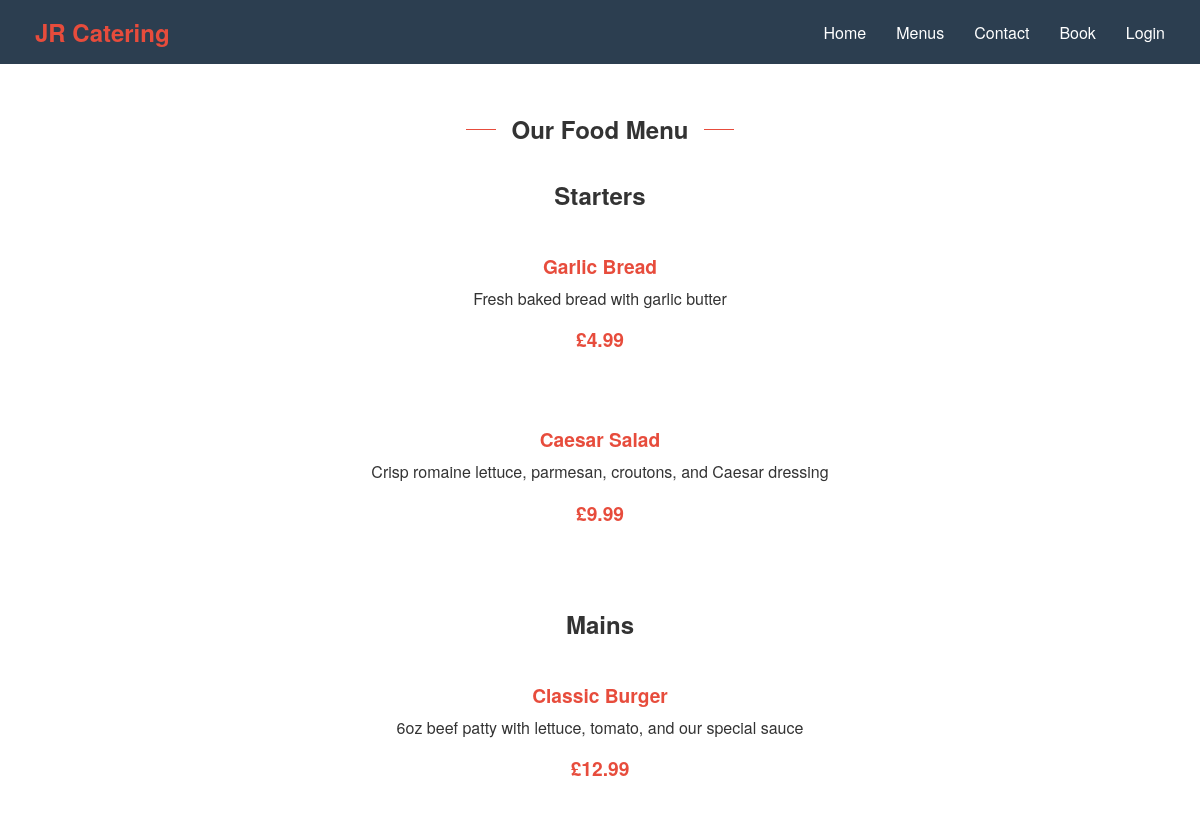
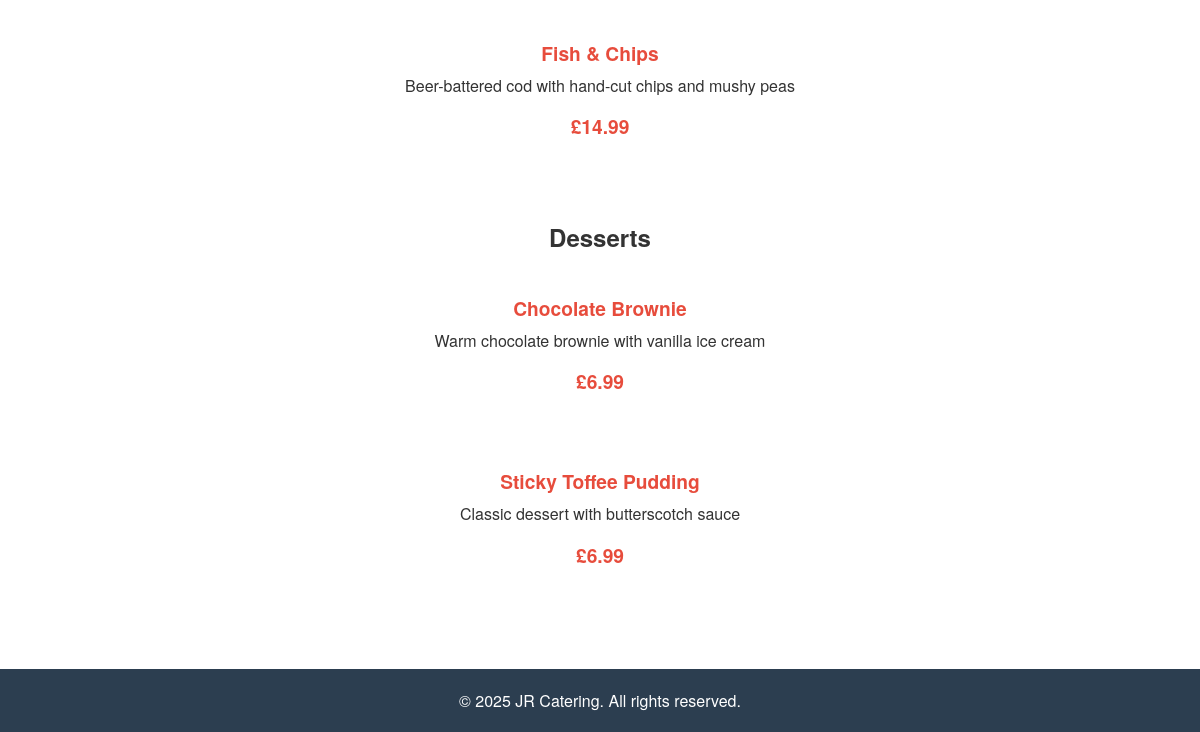
/food-menu/, run on an earlier commit of the app's database (2 pictures, top to bottom).
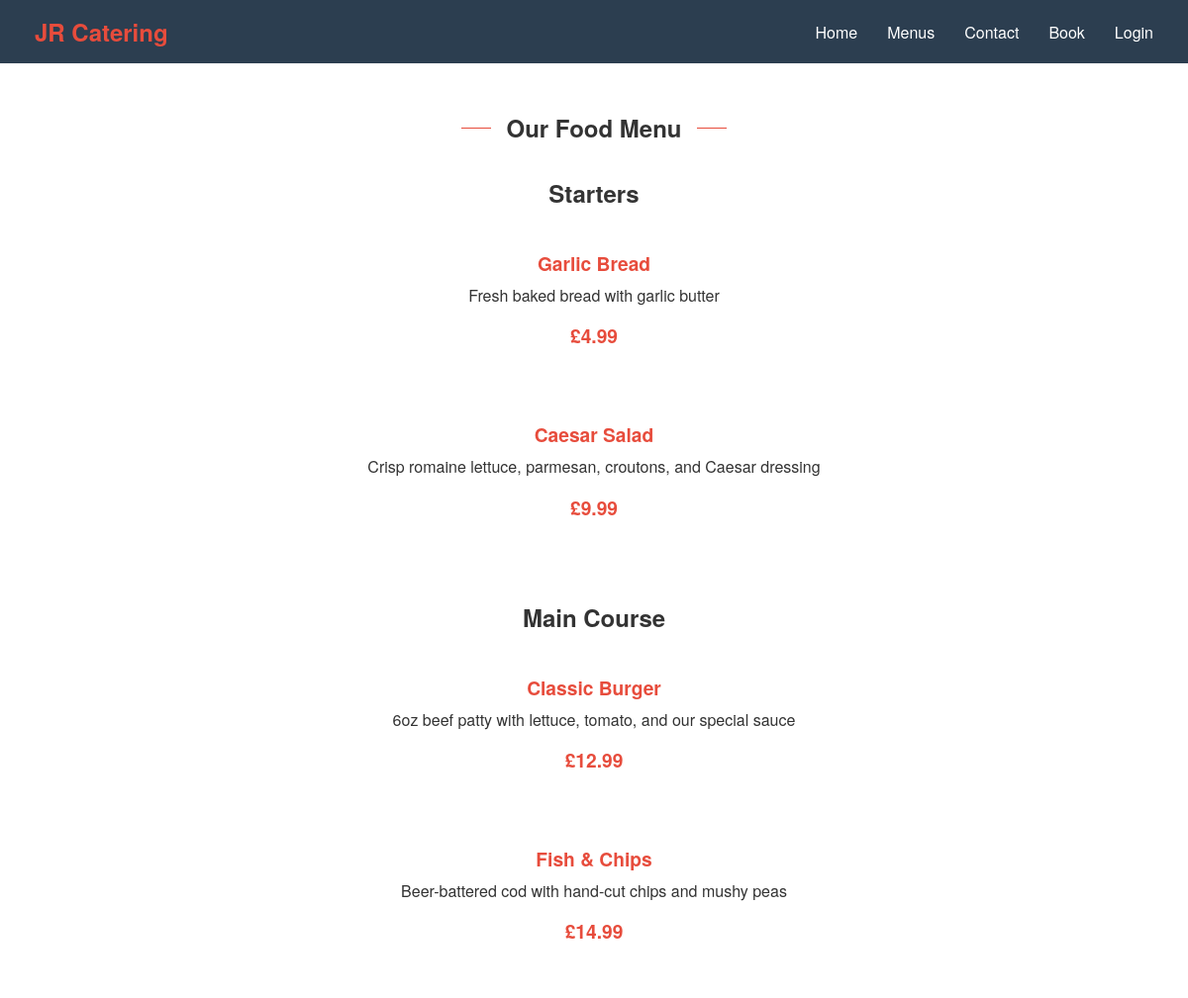
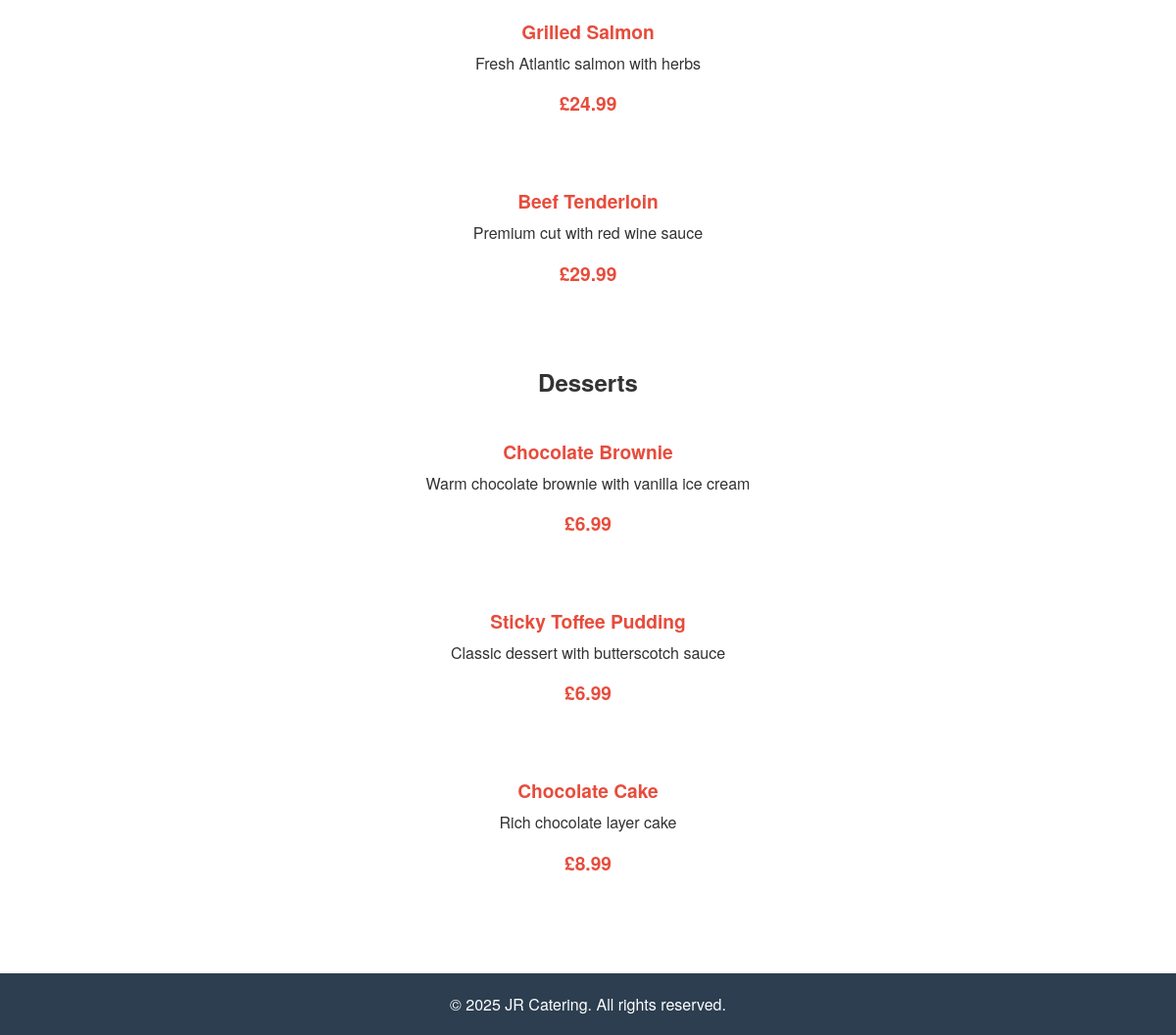
And on a later commit of the database (2 pictures, top to bottom).
### catering/models.py (models this page shows, shortened)
class FoodItem(models.Model):
    name = models.CharField(max_length=100)
    category = models.CharField(max_length=50)
    price = models.DecimalField(max_digits=6, decimal_places=2)
    description = models.TextField(blank=True)

### catering/views.py (the view)
# urls.py: path('food-menu/', food_menu, name='food_menu'),
def food_menu(request):
    logger.debug(f"Food_menu - User authenticated: {request.user.is_authenticated}")
    food_items = FoodItem.objects.all()
    menu_items = {}
    for item in food_items:
        menu_items.setdefault(item.category, []).append(item)
    if not food_items:
        messages.info(request, 'No food items available yet.')
    return render(request, 'food_menu.html', {'menu_items': menu_items})

### templates/food_menu.html (shortened to what this page needs)
{% extends 'base.html' %}
{% load static %}
{% block content %}
<div class="menu-container">
    <div class="section-title">
        <span class="line"></span>
        <h2>Our Food Menu</h2>
        <span class="line"></span>
    </div>
    {% if menu_items %}
        {% for category, items in menu_items.items %}
            <section class="menu-section">
                <h2>{{ category }}</h2>
                <div class="menu-items">
                    {% for item in items %}
                        <div class="menu-item">
                            <h3>{{ item.name }}</h3>
                            <p>{{ item.description }}</p>
                            <p class="price">£{{ item.price }}</p>
                        </div>
                    {% endfor %}
                </div>
            </section>
        {% endfor %}
    {% else %}
        <div class="no-menu-items">
            <p>No food items available at the moment. Please check back later!</p>
        </div>
    {% endif %}
</div>
{% endblock %}

### templates/base.html (shortened to what this page needs)
{% load static %}
<!DOCTYPE html>
<html lang="en">
<head>
    <link rel="stylesheet" href="{% static 'css/style.css' %}">
</head>
<body>
    <header>
        <div class="header-content">
            <a href="{% url 'index' %}" id="logo">JR Catering</a>
            <nav>
                <ul class="nav-links">
                    <li><a href="{% url 'index' %}">Home</a></li>
                    <li class="dropdown">
                        <a href="#">Menus</a>
                    </li>
                    <li><a href="{% url 'contact' %}">Contact</a></li>
                    {% if user.is_authenticated %}
                        <li><a href="{% url 'book' %}">Bookings</a></li>
                        {% if user.is_staff %}
                            <li class="dropdown">
                                <a href="#">Admin</a>
                                <div class="dropdown-content">
                                    <a href="/admin/">Django Admin</a>
                                </div>
                            </li>
                        {% endif %}
                        <li><a href="{% url 'logout' %}">Logout</a></li>
                    {% else %}
                        <li><a href="{% url 'login' %}">Book</a></li>
                        <li><a href="{% url 'login' %}">Login</a></li>
                    {% endif %}
                </ul>
            </nav>
        </div>
    </header>
    <main>
        {% block content %}{% endblock %}
    </main>
    <footer>
        <p>© 2025 JR Catering. All rights reserved.</p>
    </footer>
</body>
</html>

### static/css/style.css (style rules this page uses)
:root { --primary-color: #2c3e50; --secondary-color: #ecf0f1; --accent-color: #e74c3c; --hover-color: #c0392b; --background-color: #ffffff; --text-color: #333333; }
* { margin: 0; padding: 0; box-sizing: border-box; }
html, body { height: 100%; }
body { font-family: 'Helvetica Neue', Arial, sans-serif; overflow-x: hidden; display: flex; flex-direction: column; min-height: 100vh; background-color: var(--background-color); color: var(--text-color); }
main { flex: 1 0 auto; text-align: center; padding: 0 20px; background-color: var(--background-color); }
main p { max-width: 600px; margin: 0 auto; line-height: 1.6; }
header { background-color: var(--primary-color); padding: 15px; position: fixed; top: 0; width: 100%; z-index: 100; }
.header-content { display: flex; justify-content: space-between; align-items: center; max-width: 1200px; margin: 0 auto; padding: 0 20px; position: relative; }
#logo { font-size: 24px; font-weight: bold; color: var(--accent-color); text-decoration: none; }
nav { display: flex; align-items: center; }
.nav-links { display: none; position: absolute; top: 100%; right: 0; width: 200px; background-color: var(--primary-color); padding: 15px; border-radius: 8px; box-shadow: 0 4px 6px rgba(0, 0, 0, 0.1); border: none; list-style: none; text-align: center; z-index: 1000; }
.nav-links li { padding: 12px 0; border-bottom: 1px solid var(--secondary-color); list-style-type: none; }
.nav-links li:last-child { border-bottom: none; }
.nav-links a { display: block; padding: 5px 0; color: white; text-decoration: none; transition: color 0.3s ease; text-align: center; outline: none; }
.dropdown { position: relative; }
.menu-container { margin: 0 auto; text-align: center; background-color: var(--background-color); }
.menu-section { margin-bottom: 2rem; padding-bottom: 1rem; }
.menu-section h2 { color: var(--text-color); margin-bottom: 1.5rem; font-size: 1.5rem; }
.menu-items { display: flex; flex-direction: column; gap: 1.5rem; margin-top: 1rem; }
.menu-item { background: var(--background-color); padding: 1rem; text-align: center; }
.menu-item h3 { color: var(--accent-color); margin-bottom: 0.5rem; font-size: 1.2rem; }
.menu-item p { color: var(--text-color); margin-bottom: 1rem; font-size: 1rem; line-height: 1.4; }
.menu-item .price { display: block; color: var(--accent-color); font-weight: bold; font-size: 1.2rem; }
.section-title { display: flex; align-items: center; justify-content: center; margin: 2rem 0; padding: 0 1rem; max-width: 300px; margin-left: auto; margin-right: auto; }
.section-title h2 { margin: 0 1rem; white-space: nowrap; color: var(--text-color); }
.section-title .line { height: 1px; background-color: var(--accent-color); flex-grow: 1; width: 50px; }
footer { margin-top: auto; background-color: var(--primary-color); padding: 20px; text-align: center; color: white; }
@media screen and (min-width: 1025px) { .nav-links { display: flex !important; position: static; width: auto; background: none; padding: 0; box-shadow: none; border: none; opacity: 1; visibility: visible; transform: none; } }
@media screen and (min-width: 1025px) { .nav-links li { margin: 0 0 0 30px; display: inline-block; border: none; padding: 0; } }
@media screen and (min-width: 1025px) { .nav-links a { padding: 5px 0; font-size: 16px; } }
@media screen and (min-width: 1025px) { main { padding: 80px 40px 20px; } }

What changed in the data, as far as the page shows it:
changed FoodItem "Classic Burger": category "Mains" → "Main Course"
added FoodItem: name "Grilled Salmon", description "Fresh Atlantic salmon with herbs", price "24.99", shown under "Main Course"
added FoodItem: name "Beef Tenderloin", description "Premium cut with red wine sauce", price "29.99", shown under "Main Course"
added FoodItem: name "Chocolate Cake", description "Rich chocolate layer cake", price "8.99", shown under "Desserts"
